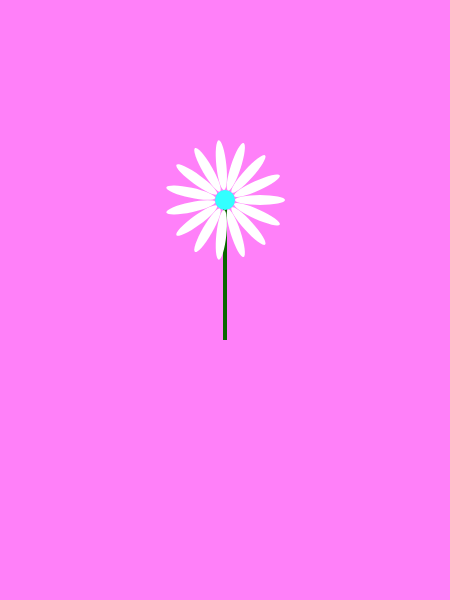
Frame 1 (no input)
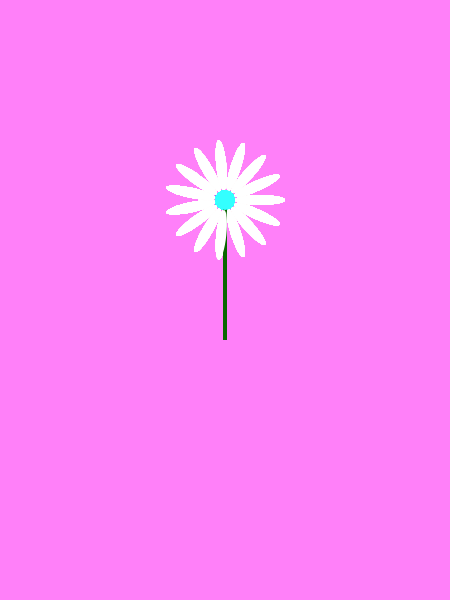
Frame 60 (no input)
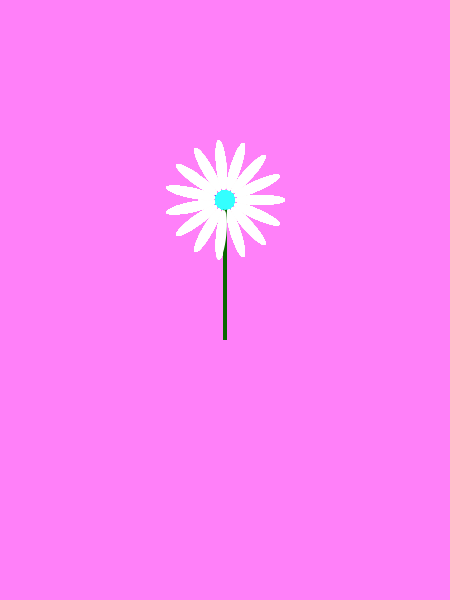
Frame 120 (the mouse pressed at the canvas centre since frame 60)

The p5.js sketch that drew these frames (run headless with seeded random() and noise() and a simulated clock; from frame 60 on, the mouse is pressed at the canvas centre):

// p5.js sketch
// ── sketch.js
// Hér kemur kóðinn þinn:

var fjöldiK = 15

function setup() {
  createCanvas(450,600);
  colorMode(HSB);
  background(random(160,360),50,100);
  angleMode(DEGREES);
  //strokeWeight(2);
  //frameRate(3);
  }

function draw() {
  push();
  translate(width/2, height/3);
  fill(115,100,40);
  noStroke();
  rect(-2,0,4,140);
  fill(180,80,100,);
  ellipse(0, 0,20,20);
  for (var i = 0; i<fjöldiK; i++){
    angle = 24
    rotate(angle);
    fill(0,0,100);
    ellipse(35,0,50,10);
  }


  pop();



}
